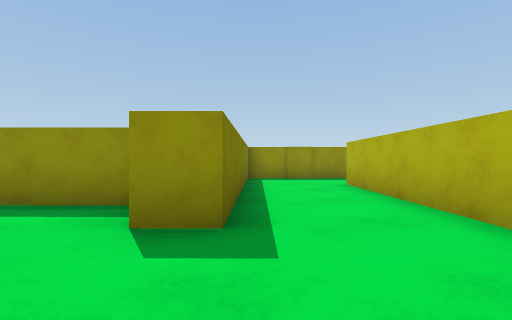
View 1 (above)

20 first-person views from a walk through a scene from a Unity 3-D project. The camera is 0.58 m above the floor, looks level and sees 85° across. The floor is counted in squares, 1 m on a side. Each view is taken from the middle of a square. On the plan, view 1 faces up. The plan holds only what a view shows up to about 9 squares ahead; the rest is blank. The place goes on beyond the plan. The player is left out.

View 2
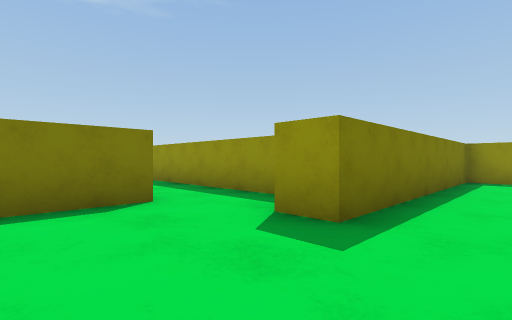

View 3
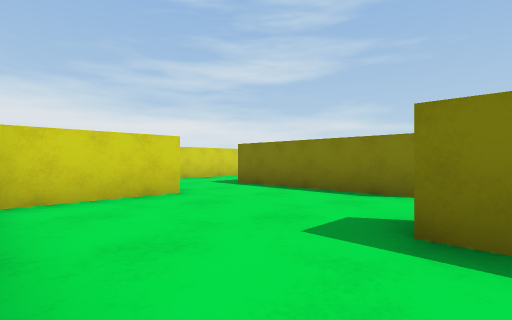

View 4
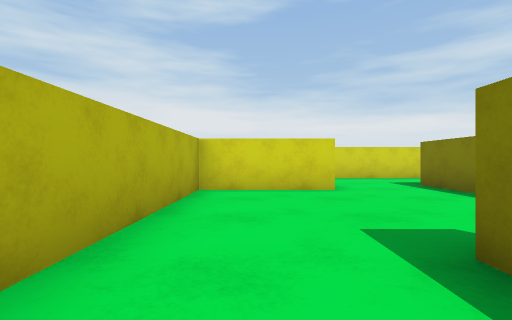

View 5
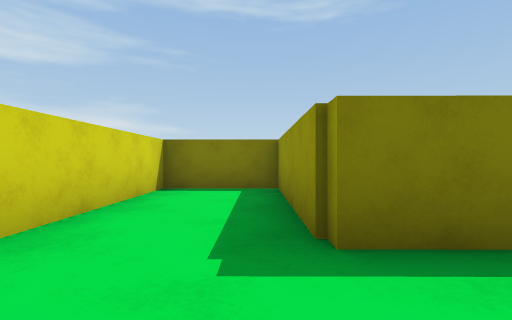

View 6
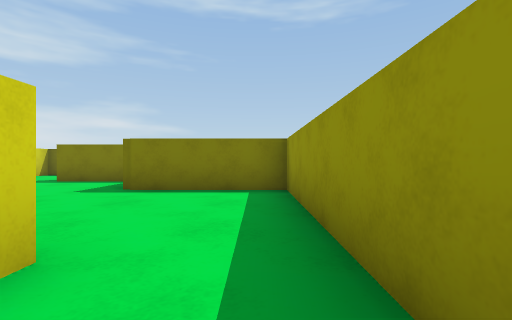

View 7
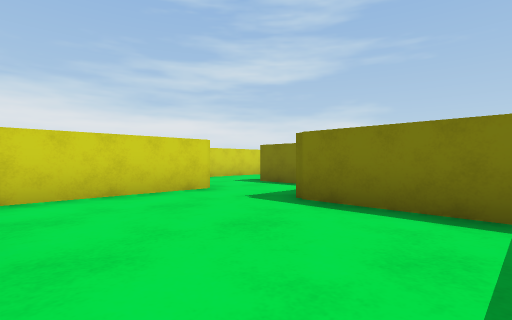

View 8
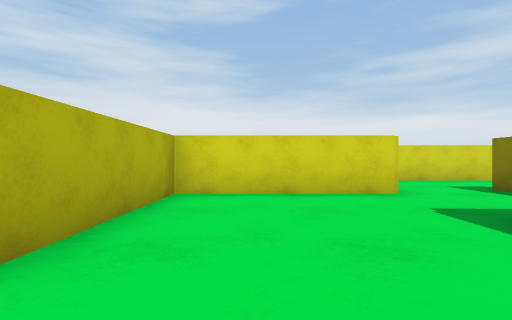

View 9
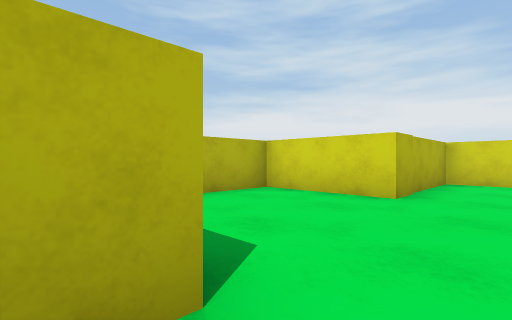

View 10
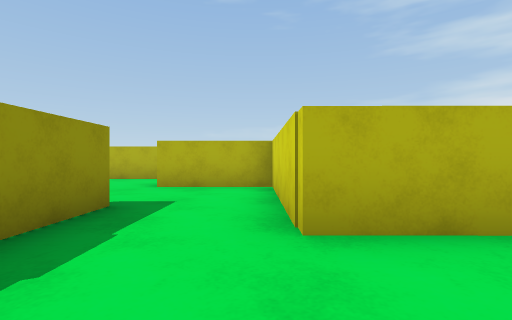

View 11
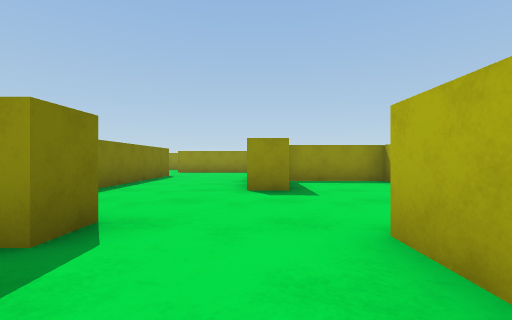

View 12
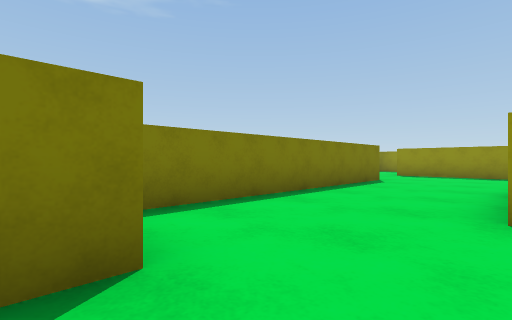

View 13
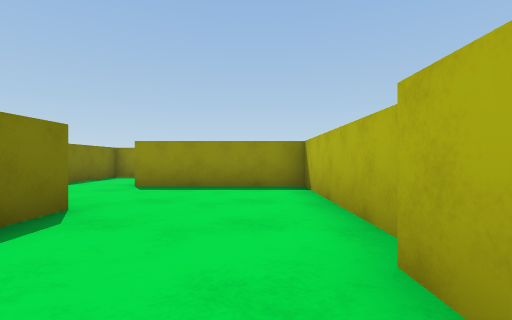

View 14
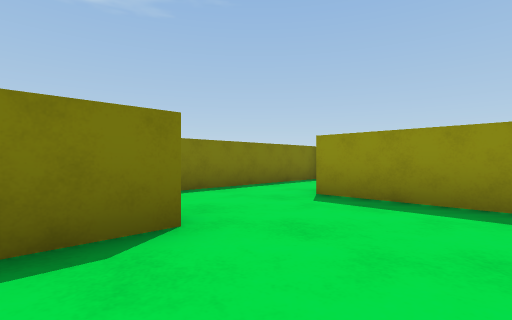

View 15
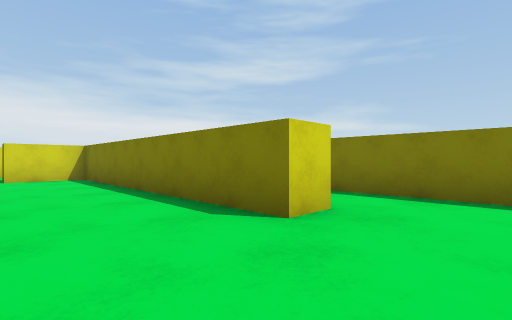

View 16
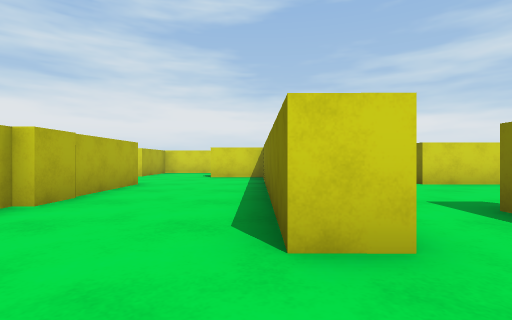

View 17
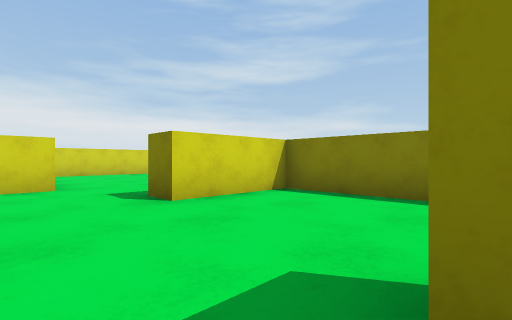

View 18
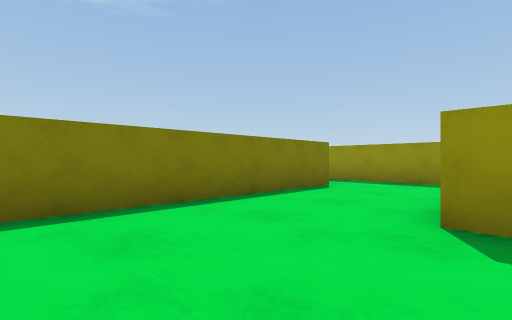

View 19
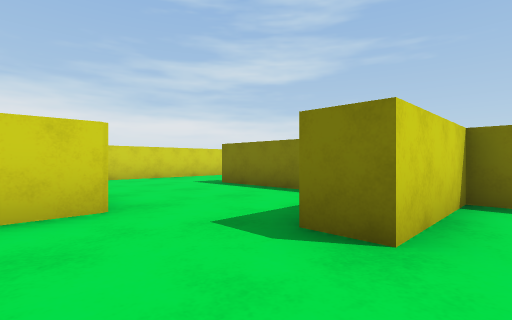

View 20
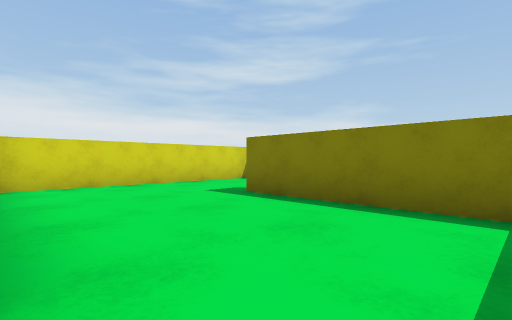

### Floor plan
Points are (right, up) in squares from view 1. A wall is a line through its corners. A room is listed if a view was taken in it or the views show most of it. See-through windows are left out.
Room 1 (views 1, 2, 3, 4, 6, 9, 10)
walls: (-1.6, 3.6) (-3.5, 3.6); (-2.8, 1.8) (-2.8, -1.4); (-0.5, -1.4) (2.1, -1.4) (2.1, 6.7) (3.6, 6.7); (3.5, 8.8) (-0.2, 8.9) (-0.3, 2.4) (-1.1, 2.4) (-1.1, 3.1)
ways out: opening at (-1.5, -2) to room 2; opening at (-3, 2.5) to room 3; opening at (3, 7.5) to room 4
Room 2 (view 5)
walls: (-2.8, -1.4) (-2.8, -2.6) (-6.7, -2.5) (-6.7, -4.9) (-0.5, -4.9) (-0.5, -1.4)
ways out: opening at (-1.5, -2) to room 1
Room 3 (views 7, 8)
walls: (-7.5, -1.8) (-3.6, -1.8) (-3.6, 1.6); (-3.5, 3.6) (-7.4, 3.6) (-7.4, 0.3); (-9.5, -0.5) (-9.6, -1.4)
ways out: opening at (-3, 2.5) to room 1; opening at (-8.5, -2) to room 8
Room 4 (views 11, 12)
walls: (3.6, 6.7) (6, 6.6) (6, 9.1); (3.5, 9.6) (3.5, 8.8)
ways out: opening at (3, 7.5) to room 1; opening at (4.5, 9) to room 5
Room 5 (views 13, 14, 15, 16, 17)
walls: (5, 15.4) (5.1, 20.1) (1.3, 20.1); (5.7, 12.3) (4.7, 12.3) (4.8, 15.5); (1, 17.3) (1.8, 17.3) (1.8, 9.6) (3.5, 9.6); (8.5, 14.3) (8.5, 14.7) (5.9, 14.7); (-0.7, 21.4) (-0.8, 15.8)
ways out: opening at (4.5, 9) to room 4; opening at (0, 16.5) to room 6; opening at (0.5, 20.5); opening at (7.7, 10)
Room 6 (views 18, 19)
walls: (-0.8, 15.8) (-1.6, 15.8); (-4.5, 19) (-4.5, 12.4) (-2, 12.4); (-2.5, 20.5) (-5.5, 20.5)
ways out: opening at (0, 16.5) to room 5; opening at (-0.5, 12) to room 7
Room 7 (view 20)
walls: (-1, 9.7) (0, 9.6); (-4.5, 11) (-4.5, 7.2); (-2, 12.4) (-2, 11.6); (-7.2, 4.4) (-1.2, 4.4)
ways out: opening at (-0.5, 12) to room 6
Room 8 (no view inside)
walls: (-9.6, -1.4) (-9.6, -2.4); (-10.4, -4.9) (-9, -4.9)
ways out: opening at (-8.5, -2) to room 3; opening at (-10, -3.5)

Positions as (right, up) in squares from view 1, and headings:
1: (0, 0), facing up
2: (1, 0), facing up-left
3: (2, 3), facing down-left
4: (1, 4), facing down
5: (-1, -3), facing left
6: (-2, 3), facing left
7: (-4, 3), facing down-left
8: (-5, 3), facing down
9: (-2, 3), facing down-right
10: (0, 7), facing right
11: (5, 7), facing up
12: (5, 9), facing up-left
13: (4, 14), facing up
14: (4, 16), facing up-left
15: (4, 19), facing down-left
16: (2, 19), facing down
17: (0, 16), facing down-left
18: (-1, 13), facing up-left
19: (0, 13), facing down-left
20: (-1, 11), facing down-left
